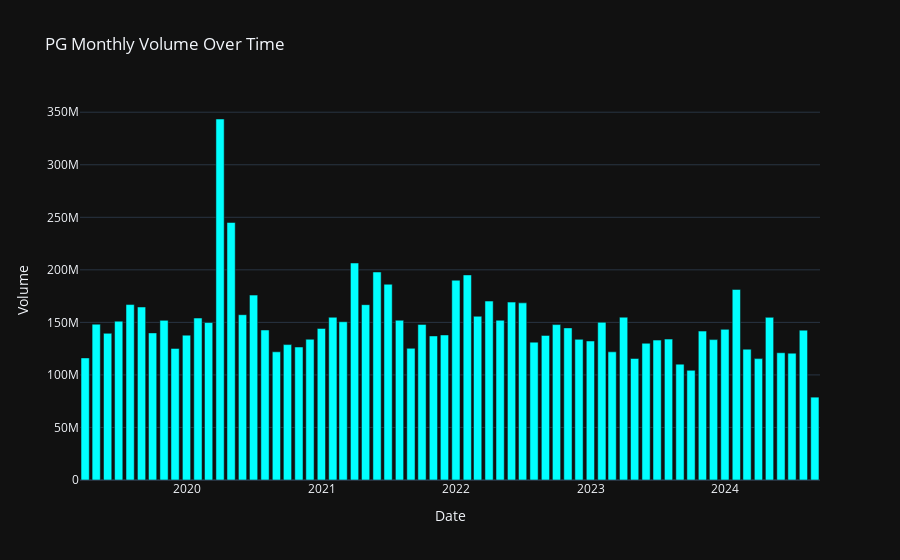

Notebook cell for this chart:
### Markdown cell above
#### Now let's look at Volume over the same period for PG

### Code cell
# converting to monthly data for a smoother plot
pg_monthly = pg_data.resample('ME').sum()

fig = go.Figure()

fig.add_trace(go.Bar(x = pg_monthly.index, y = pg_monthly['Volume_core'], name = 'Monthly Volume', marker_color = 'cyan'))

fig.update_layout(title = 'PG Monthly Volume Over Time', xaxis_title = 'Date', yaxis_title = 'Volume', template = 'plotly_dark')

fig.show()
